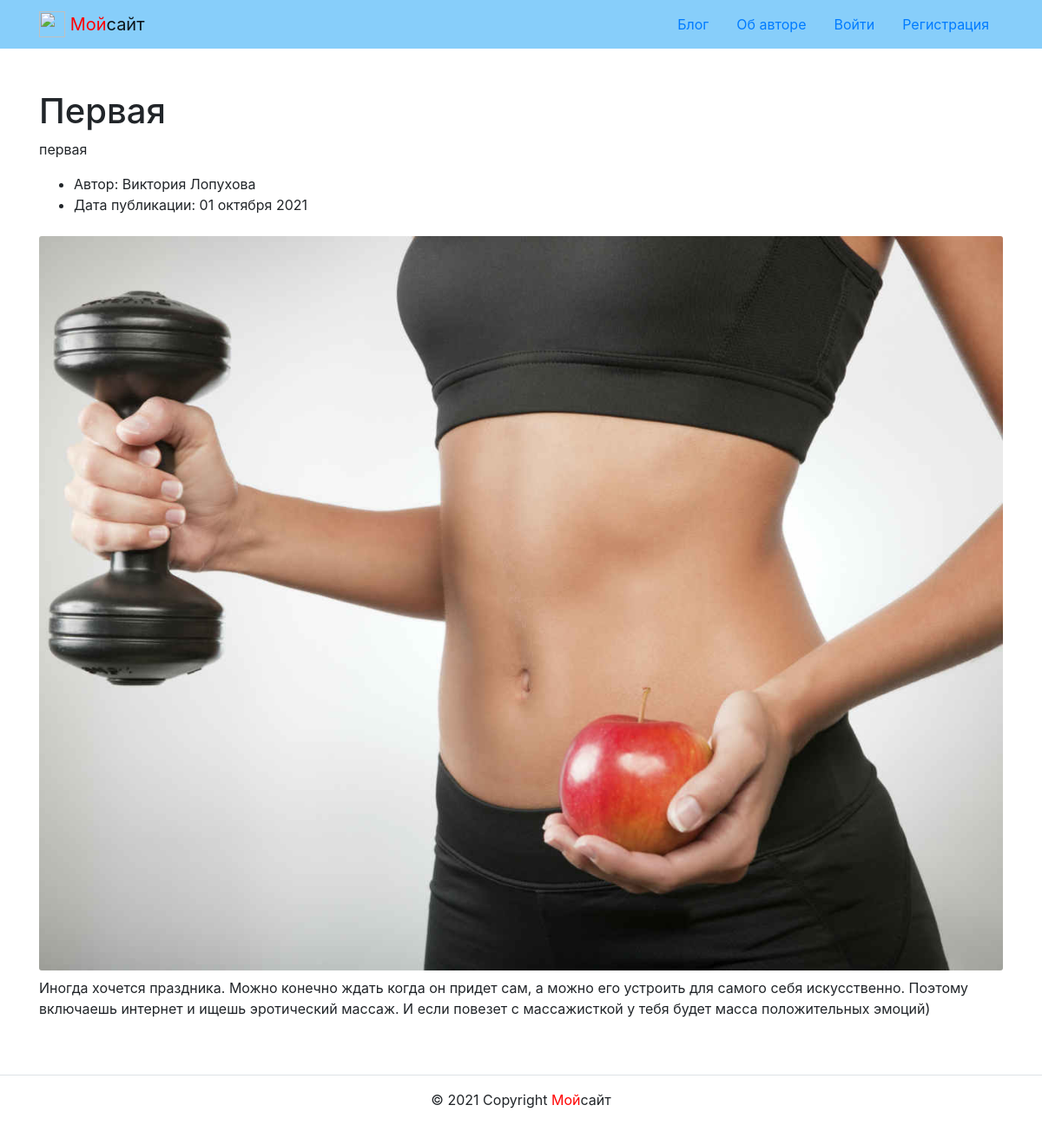
Screenshot of /group/first/ with the database file from the repository.
### home/models.py (models this page shows, shortened)
class Group(models.Model):
    title = models.CharField(
        max_length=200,
        verbose_name='имя группы',
        help_text='Поле для ввода группы')
    slug = models.SlugField(
        max_length=200,
        unique=True,
        db_index=True,
        verbose_name='slug',
        help_text='Поле для ввода slug')
    description = models.TextField(
        verbose_name='Описание группы',
        help_text='Поле для ввода описания группы')
    def __str__(self) -> str:
        return self.title

class Post(models.Model):
    text = models.TextField(
        verbose_name='Пост',
        help_text='Поле для ввода поста')
    pub_date = models.DateTimeField(
        auto_now_add=True,
        verbose_name='Дата публикации',
        help_text='Дата публикации')
    author = models.ForeignKey(
        User,
        on_delete=models.CASCADE,
        related_name='posts',
        verbose_name='Автор публикации',
        help_text='автор публикации')
    group = models.ForeignKey(
        Group,
        on_delete=models.SET_NULL,
        related_name='posts',
        blank=True, null=True,
        verbose_name='Группа постов',
        help_text='Поле для ввода группы постов')
    image = models.ImageField(
        'Картинка',
        upload_to='home/',
        blank=True,
        null=True,
        help_text='Загрузите картинку'
    )
    class Meta:
        ordering = ('-pub_date',)
        verbose_name = 'Пост'
        verbose_name_plural = 'Посты'

### home/views.py (the view)
# urls.py: path('group/<slug:slug>/', views.group_posts, name='group_list'),
def group_posts(request, slug):
    group = get_object_or_404(Group, slug=slug)
    posts = group.posts.all()
    paginator = Paginator(posts, number_of_elements_in_page)
    page_number = request.GET.get('page')
    page_obj = paginator.get_page(page_number)
    context = {
        'group': group,
        'page_obj': page_obj,
    }
    return render(request, 'home/group_list.html', context)

### core/context_processors/year.py (called while the page is built)
def year(request):
    return {'year': dt.datetime.now().year}

### templates/home/group_list.html (shortened to what this page needs)
{% extends 'base.html' %}
{% block content %}
{% load thumbnail %}
  <div class="container py-5">
    <h1>{{ group.title }}</h1>
      <p>
        {{ group.description }}
      </p>
      {% for post in page_obj %}
        <article>
          <ul>
            <li>
              Автор: {{ post.author.get_full_name }}
            </li>
            <li>
              Дата публикации: {{ post.pub_date|date:"d E Y" }}
            </li>
          </ul>
          {% thumbnail post.image "960x669" crop="center" upscale=True as im %}
          <img class="card-img my-2" src="{{ im.url }}">
          {% endthumbnail %}
          <p>{{ post.text }}</p>
        </article>
        {% endfor %}
  </div>
  {% endblock %}

### rows the page displays
Group: title "Первая", description "первая"
Post: author.get_full_name "Виктория Лопухова", pub_date "01 октября 2021", text "Иногда хочется праздника. Можно конечно ждать когда он придет сам, а можно его устроить для самого себя искусственно. Поэтому включаешь интернет и ищешь эротический массаж. И если повезет с массажисткой у тебя будет масса положительных эмоций)"
